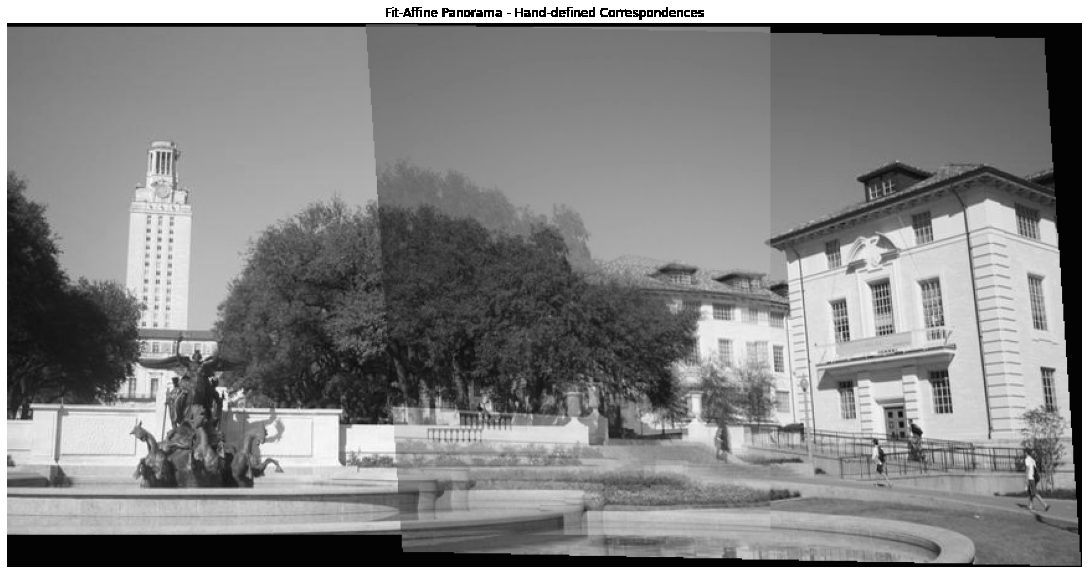
#> input picture Assignment 1/example_solution_fit_affine.png, 1089 x 574 px
$ python -i panorama.py   (imports and definitions only)
#> lines starting #> are read from the running program, lines starting #| are printed output that depends on the picture
#> further down, picture is the input picture: shape (574, 1089); min 0, max 255, mean 132.8
"""
Author: Donsuk Lee (donlee90@stanford.edu)
Modified by: Vivien Nguyen (vivienn@princeton.edu)
Date created: 09/2017
Last modified: 09/02/2021
Python Version: 3.5+
"""

import numpy as np
from skimage import filters
from skimage.feature import corner_peaks
from skimage.util.shape import view_as_blocks
from scipy.spatial.distance import cdist
from scipy.ndimage.filters import convolve

from utils import pad, unpad, get_output_space, warp_image


def harris_corners(img, window_size=3, k=0.04):
    """
    Compute Harris corner response map. Follow the math equation
    R=Det(M)-k(Trace(M)^2).

    Args:
        img: Grayscale image of shape (H, W)
        window_size: size of the window function
        k: sensitivity parameter

    Returns:
        response: Harris response image of shape (H, W)
    """
#> called with window_size = 3, k = 0.04

    H, W = img.shape
#> H = 574; W = 1089
    window = np.ones((window_size, window_size))

    response = np.zeros((H, W))

    # 1. Compute x and y derivatives (I_x, I_y) of an image
    dx = filters.sobel_v(img)
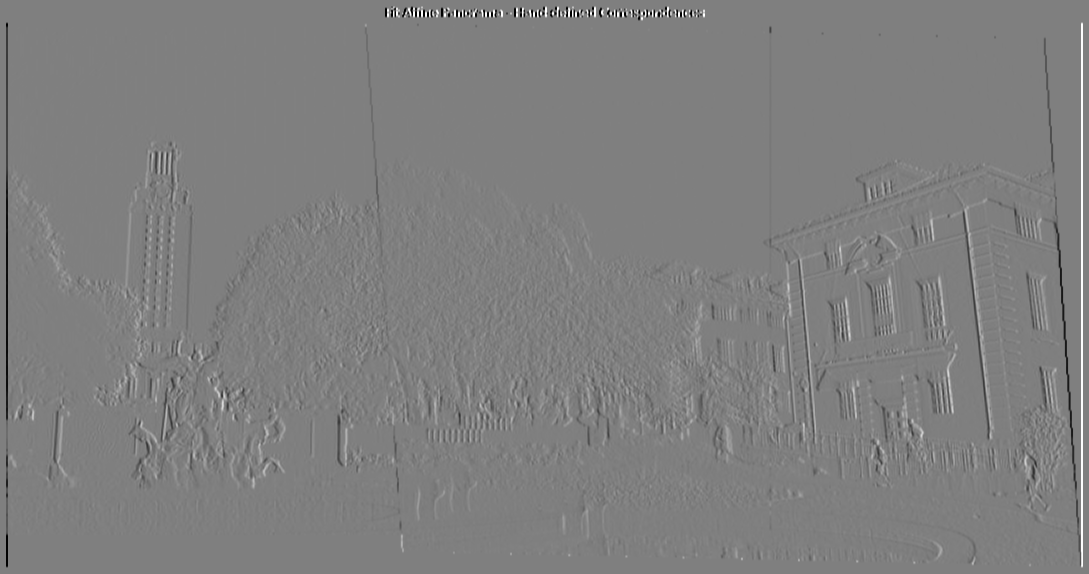
#> dx: shape (574, 1089) float64; min -1, max 1, mean 1.21e-19; drawn with min black and max white
    dy = filters.sobel_h(img)
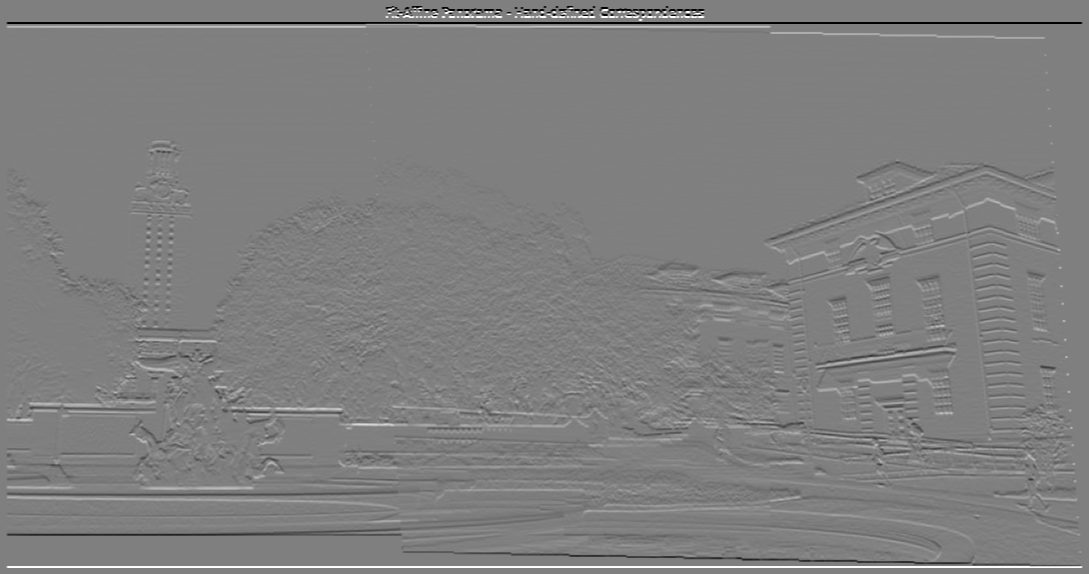
#> dy: shape (574, 1089) float64; min -1, max 1, mean 7.27e-19; drawn with min black and max white

    windowed_dx2 = convolve(dx * dx, window, mode="constant")
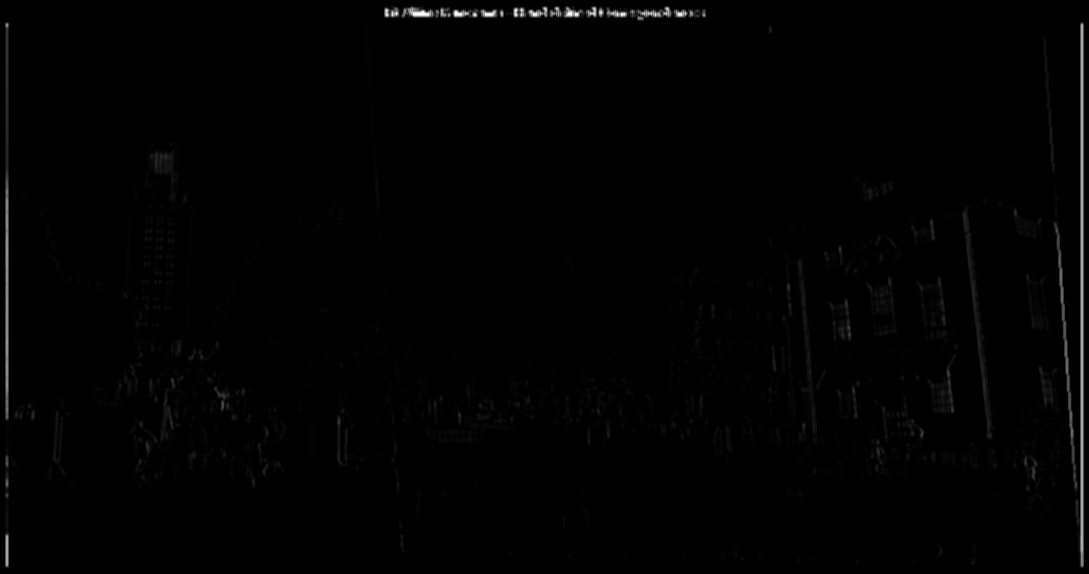
#> windowed_dx2: shape (574, 1089) float64; min 0, max 9, mean 0.0677; drawn with min black and max white
    windowed_dy2 = convolve(dy * dy, window, mode="constant")
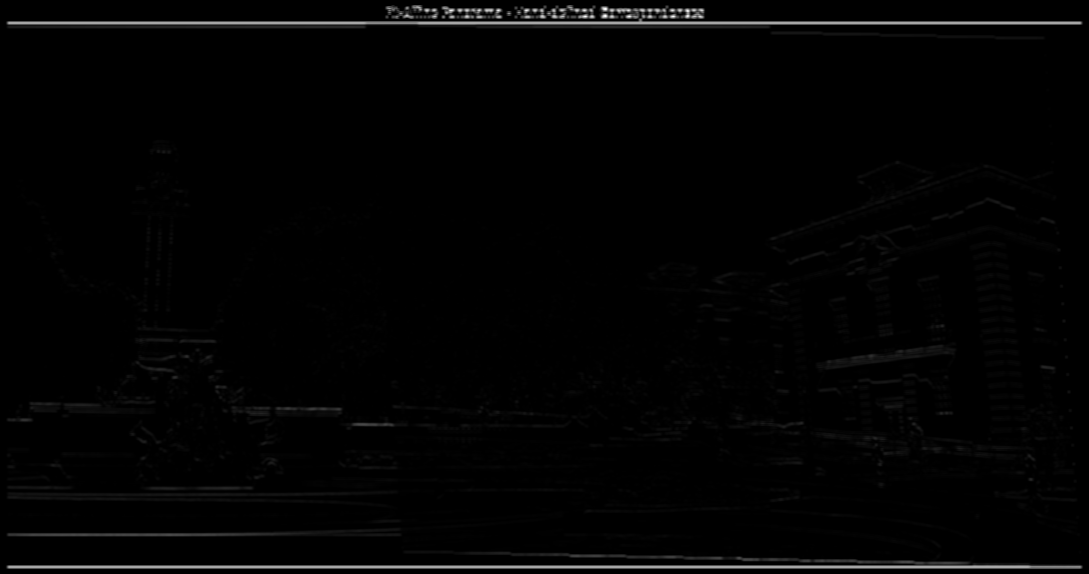
#> windowed_dy2: shape (574, 1089) float64; min 0, max 9, mean 0.119; drawn with min black and max white
    windowed_dxy = convolve(dx * dy, window, mode="constant")

    M = np.zeros((H, W, 2, 2))
    M[:, :, 0, 0] = windowed_dx2
    M[:, :, 0, 1] = windowed_dxy
    M[:, :, 1, 0] = windowed_dxy
    M[:, :, 1, 1] = windowed_dy2

    #     M = convolve(M, window)

    det = np.linalg.det(M)
    trace = np.trace(M, axis1=-2, axis2=-1)

    response = det - k * np.square(trace)

    return response


# [247 lines left out: functions simple_descriptor, describe_keypoints, match_descriptors, fit_affine_matrix, ransac, linear_blend, not called in this run]

>>> import cv2
>>> picture = cv2.imread('example_solution_fit_affine.png', cv2.IMREAD_GRAYSCALE)
>>> result = harris_corners(picture)
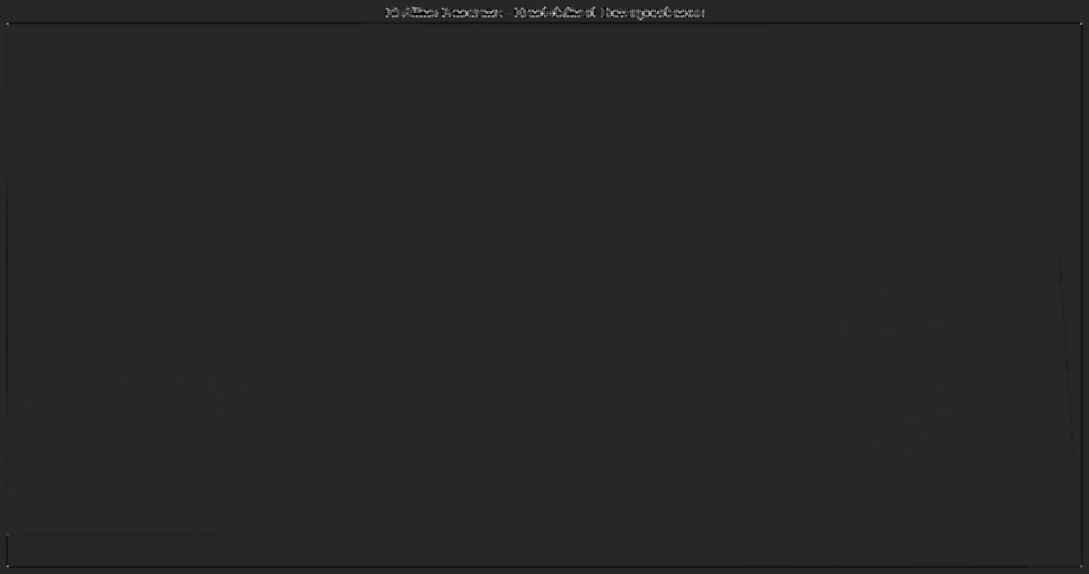
#> result: shape (574, 1089) float64; min -3.24, max 17.83, mean -0.00236; drawn with min black and max white

$ run again, on Assignment 1/Question3_affine_fit_by_hand.png
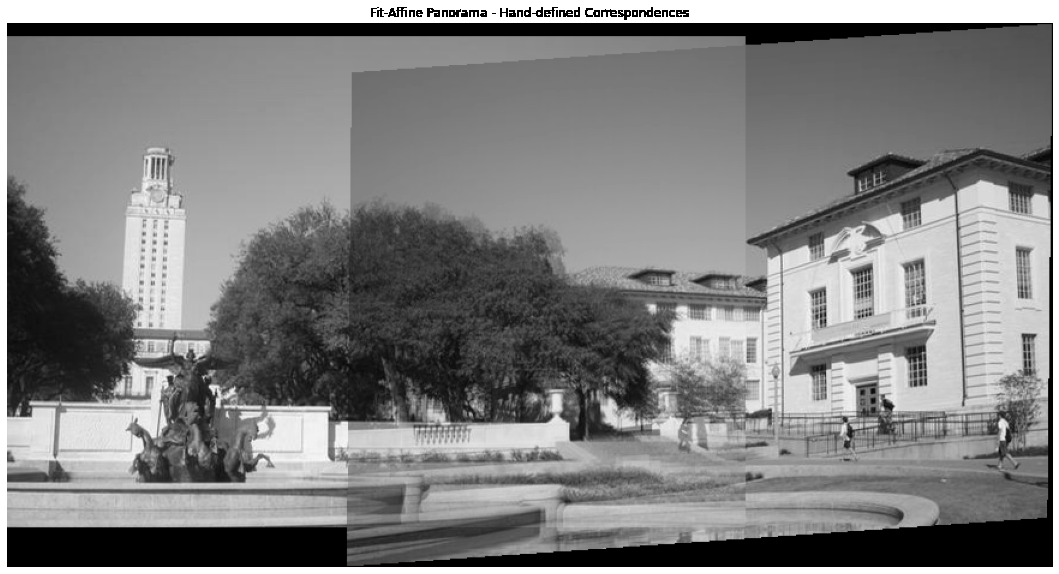
#> input picture Assignment 1/Question3_affine_fit_by_hand.png, 1059 x 574 px
#> picture is the input picture: shape (574, 1059); min 0, max 255, mean 127.2
#> in harris_corners, `dy = filters.sobel_h(img)`:
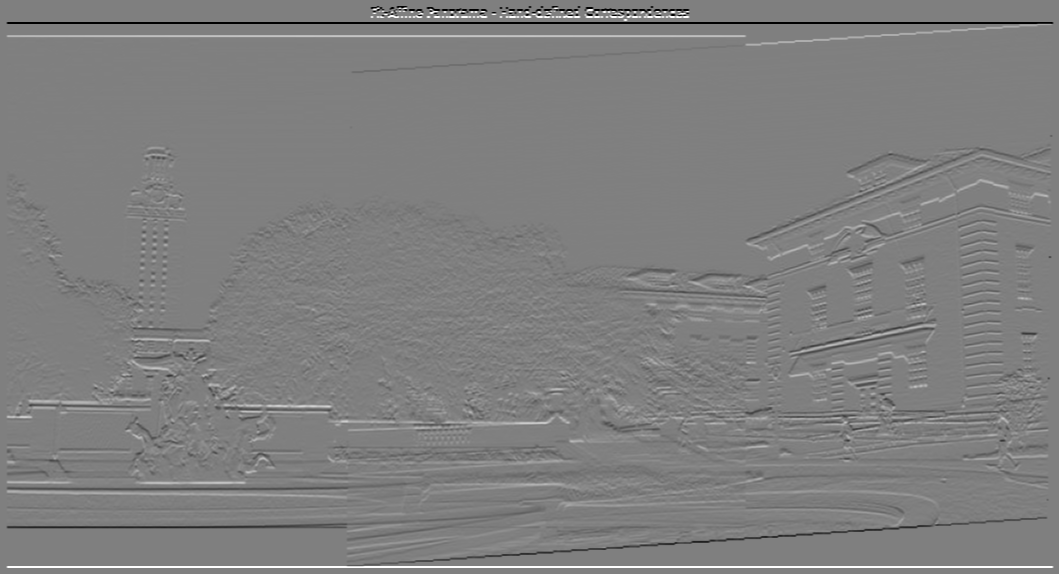
#> dy: shape (574, 1059) float64; min -1, max 1, mean -7.48e-19; drawn with min black and max white
#> in harris_corners, `windowed_dy2 = convolve(dy * dy, window, mode="constant")`:
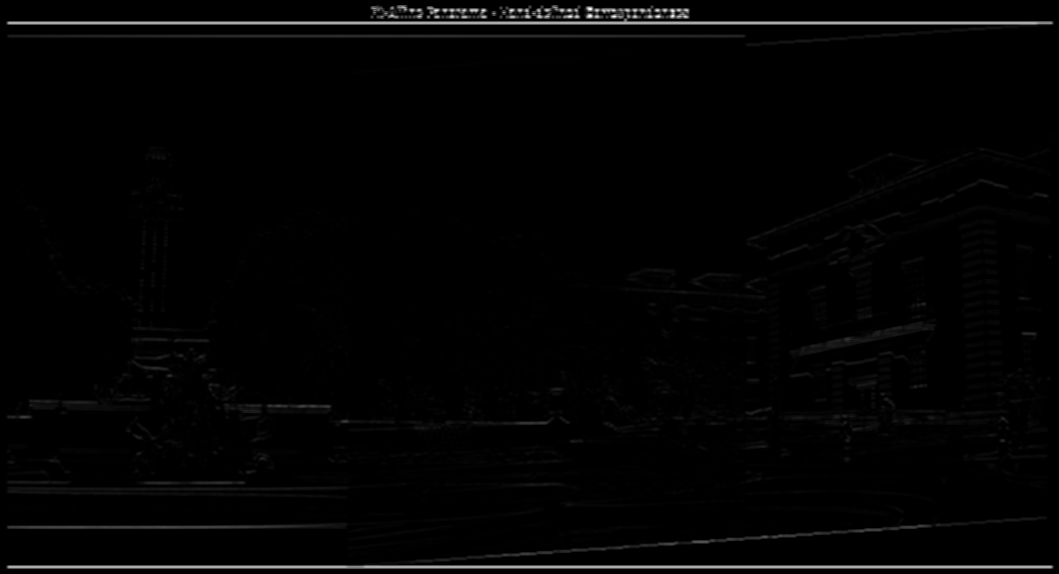
#> windowed_dy2: shape (574, 1059) float64; min 0, max 9, mean 0.124; drawn with min black and max white

$ run again, on Assignment 1/Question3_matched_simple_detector.png
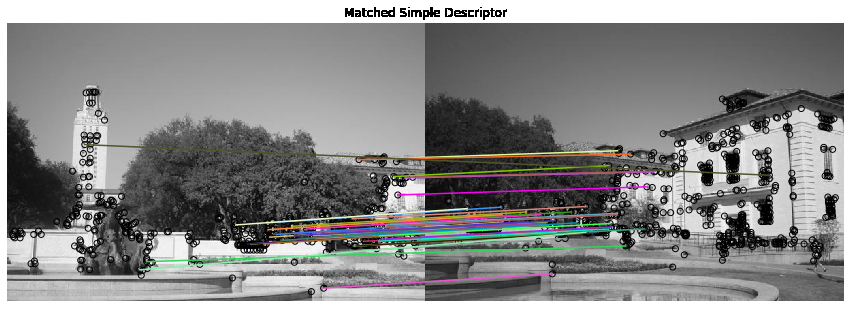
#> input picture Assignment 1/Question3_matched_simple_detector.png, 851 x 309 px
#> in harris_corners, `response = det - k * np.square(trace)`:
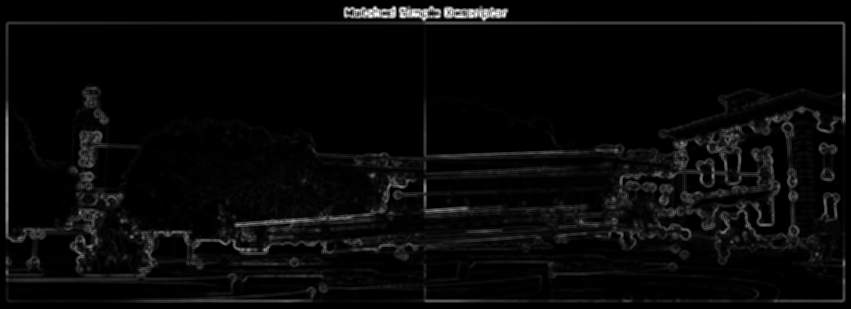
#> trace: shape (309, 851) float64; min 0, max 9.25, mean 0.31; drawn with min black and max white
#> `result = harris_corners(picture)`:
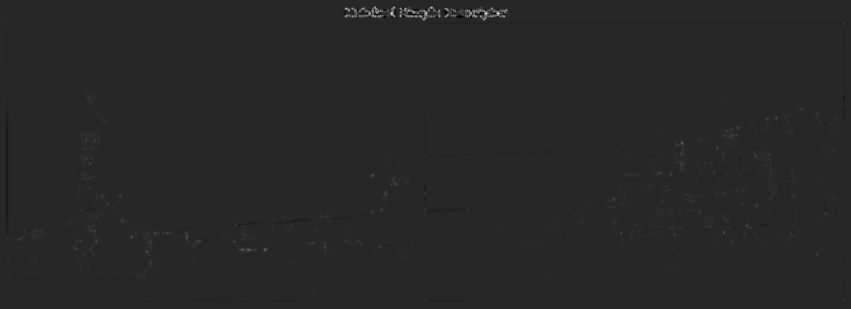
#> result: shape (309, 851) float64; min -3.24, max 17.83, mean 0.0278; drawn with min black and max white

$ run again, on Assignment 1/Question4_ransac_panorama.png
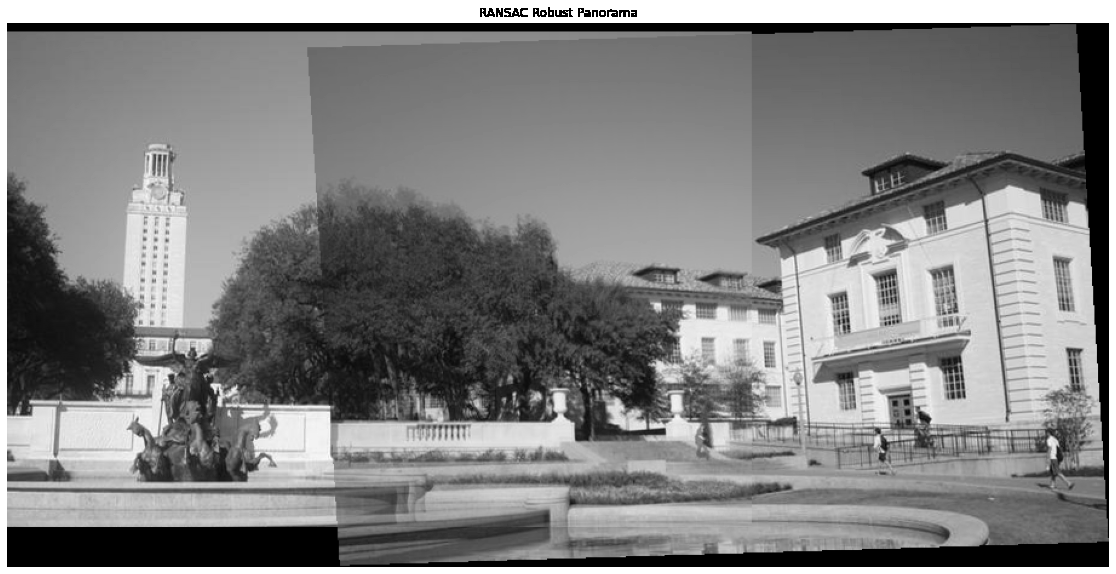
#> input picture Assignment 1/Question4_ransac_panorama.png, 1116 x 574 px
#> picture is the input picture: shape (574, 1116); min 0, max 255, mean 129.1
#> in harris_corners, `dy = filters.sobel_h(img)`:
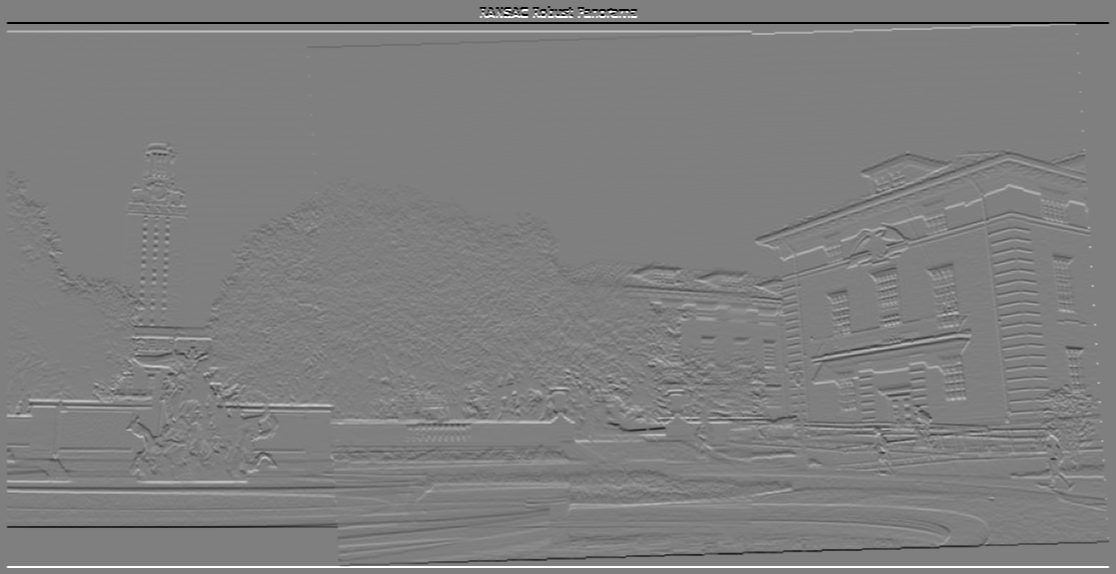
#> dy: shape (574, 1116) float64; min -1, max 1, mean -2.13e-18; drawn with min black and max white
#> in harris_corners, `windowed_dy2 = convolve(dy * dy, window, mode="constant")`:
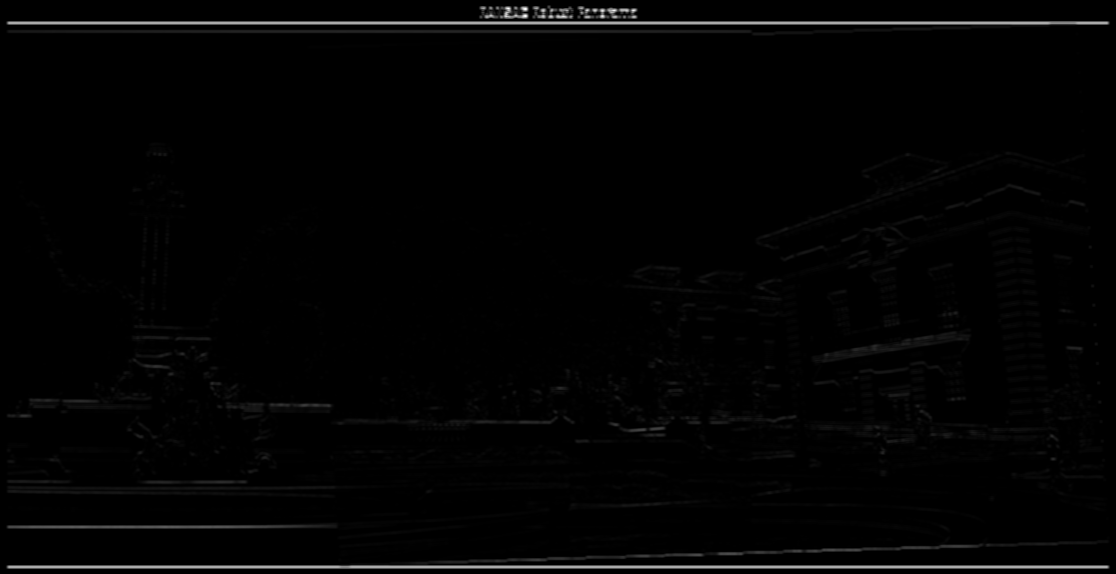
#> windowed_dy2: shape (574, 1116) float64; min 0, max 9, mean 0.119; drawn with min black and max white
